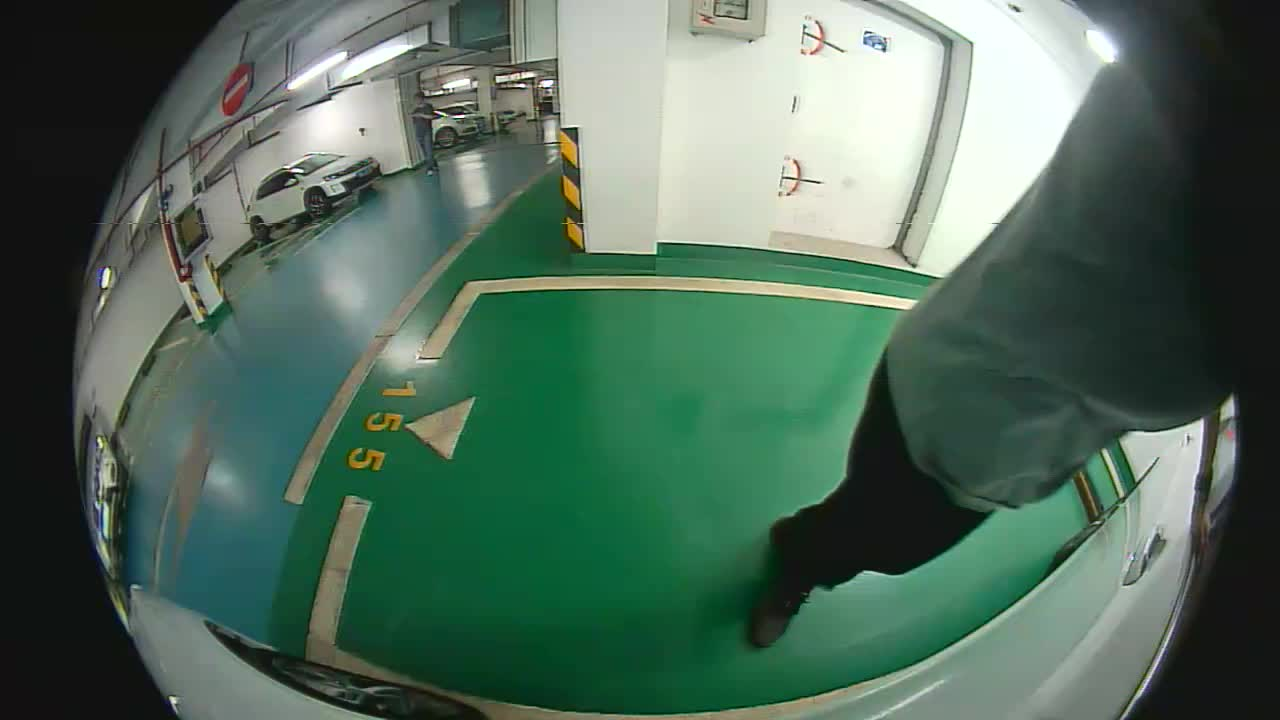
//> input picture undistort_withoutCVAPI/frames_1.jpg, 1280 x 720 px
$ ./undistort   (built with g++ and OpenCV 4)
//> lines starting //> are read from the running program, lines starting //| are printed output that depends on the picture
#include <opencv2/opencv.hpp>
#include <string>

using namespace std;

int main() {
	string file_name = "frames_1.jpg";

	//畸变系数
	double k1 = 0.04205792769789696;
	double k2 = -0.02283179759979248;
	double p1 = -0.0015250984579324722;
	double p2 = 0.0004033915465697646;

	//内参
	int fisheye_scale = 8; //地平线中给出的参数就是这个
	double fx = 367.2713928222656;
	double fy = 353.8418273925781;
	double cx = 641.4365844726563;
	double cy = 382.6099853515625;

	cv::Mat gray_img = cv::imread(file_name, 0);
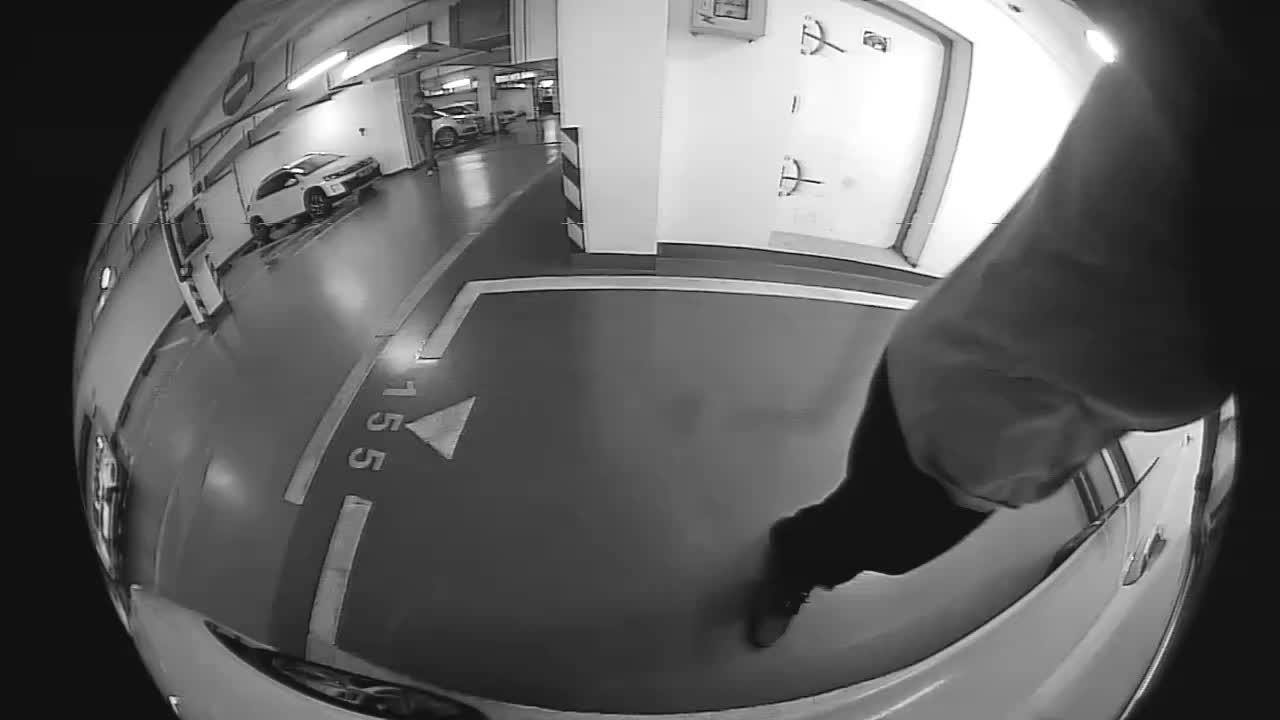
//> gray_img: 720 rows x 1280 cols, CV_8UC1; min 2, max 255, mean 97.5
	int rows = gray_img.rows, cols = gray_img.cols;
//> rows = 720; cols = 1280
	cv::Mat undistort_img = cv::Mat(rows, cols, CV_8UC1);

	for (int v = 0; v < rows; v++) {
		for (int u = 0; u < cols; u++) {
			double x = (u - cx) / fx, y = (v - cy) / fy;
			double r = sqrt(x * x + y * y);
			double x_distorted = x * (1 + k1 * r * r + k2 * r * r * r* r) + 2 * p1 * x * y + p2 * (r * r + 2 * x * x);
			double y_distorted = y * (1 + k1 * r * r + k2 * r * r * r * r) + 2 * p2 * x * y + p1 * (r * r + 2 * y * y);
			double u_distorted = fx * x_distorted + cx;
			double v_distorted = fy * y_distorted + cy;

			//最近邻插值
			if (u_distorted >= 0 && v_distorted >= 0 && u_distorted < cols && v_distorted < rows) {
				undistort_img.at<uchar>(v, u) = gray_img.at<uchar>((int)v_distorted, (int)u_distorted);
			}
			else {
				undistort_img.at<uchar>(v, u) = 0;
			}
		}
	}
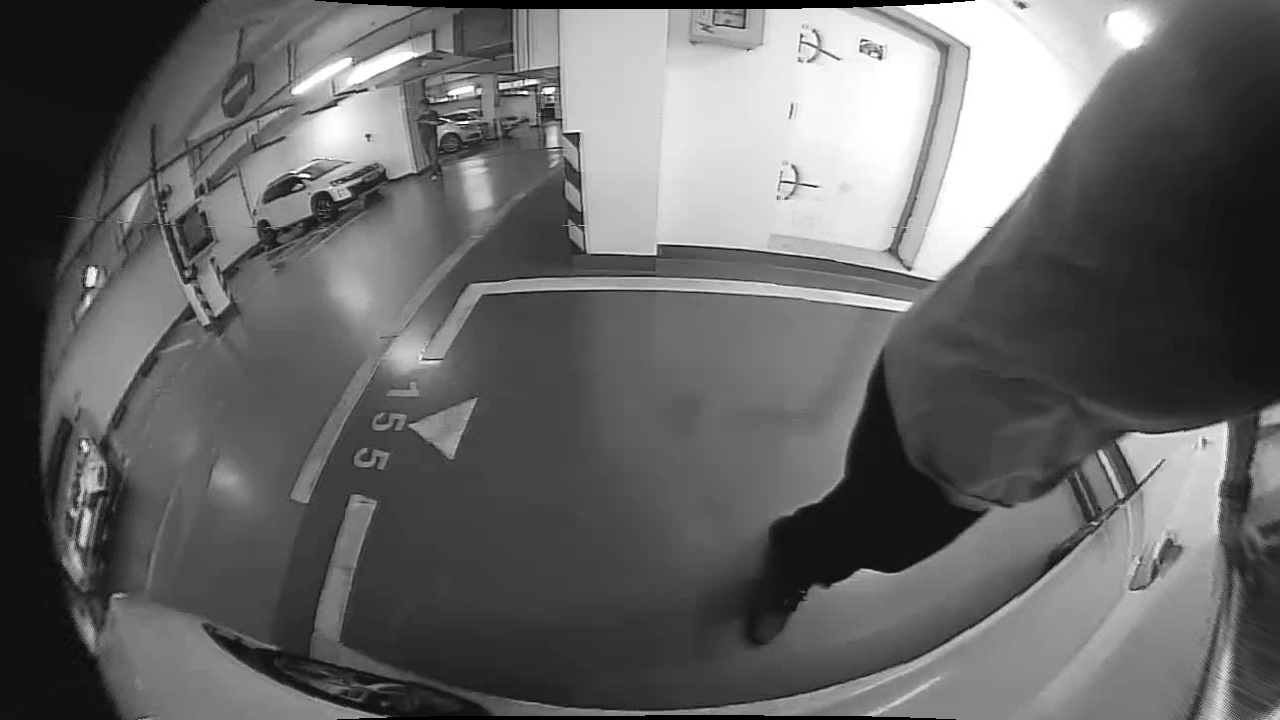
//> undistort_img: 720 rows x 1280 cols, CV_8UC1; min 0, max 255, mean 102.5

	//不过看起来并不能直接用这种方式来做...
	cv::imshow("undistorted", undistort_img);

	cv::waitKey(0);
	return 0;
}
